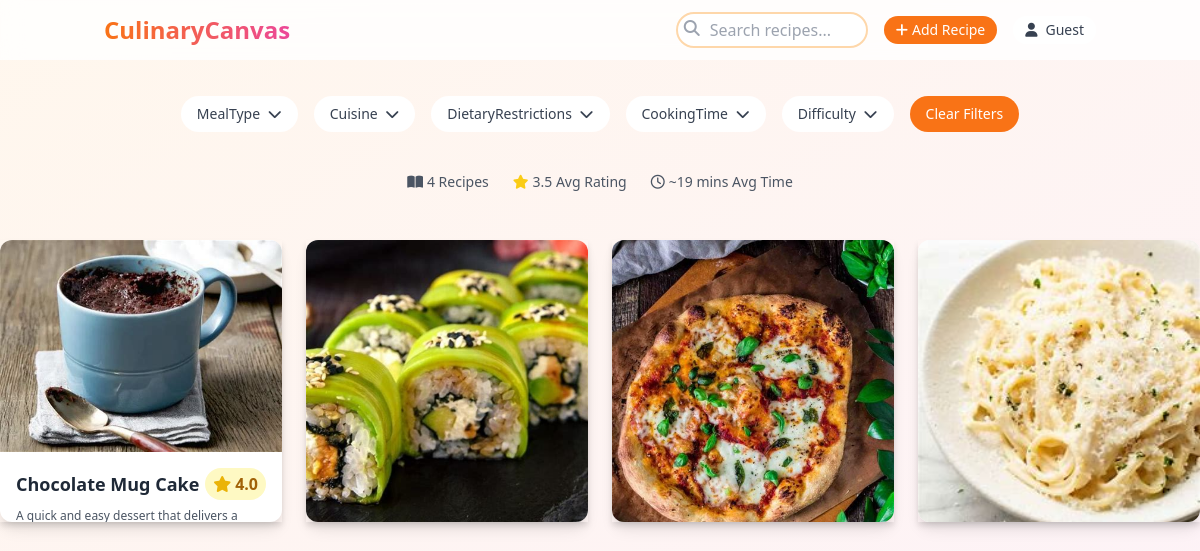
Screenshot of /viewrecipie/ with the database file from the repository.
### Recipie/models.py (models this page shows, shortened)
class Recipe(models.Model):
    title = models.CharField(max_length=200)
    description = models.TextField()
    created_at = models.DateTimeField(auto_now_add=True)
    updated_at = models.DateTimeField(auto_now=True)
    servings = models.PositiveIntegerField(
        validators=[MinValueValidator(1)]
    )
    prep_time = models.PositiveIntegerField(  # in minutes
        validators=[MinValueValidator(1)]
    )
    calories = models.PositiveIntegerField(
        validators=[MinValueValidator(1)]
    )
    rating = models.FloatField(
        validators=[MinValueValidator(0), MaxValueValidator(5)],
        default=0
    )
    image = models.ImageField(upload_to='recipe_images/')
    author = models.ForeignKey(
        User,
        on_delete=models.CASCADE,
        related_name='recipes'
    )
    DIFFICULTY_CHOICES = [
        ('easy', 'Easy'),
        ('medium', 'Medium'),
        ('hard', 'Hard')
    ]
    difficulty = models.CharField(
        max_length=10,
        choices=DIFFICULTY_CHOICES,
        default='medium'
    )
    class Meta:
        ordering = ['-created_at']

### Recipie/views.py (the view)
# urls.py: path('viewrecipie/', views.viewrecipie, name='viewrecipie'),
def viewrecipie(request):
    recipes_queryset = Recipe.objects.select_related('author').prefetch_related(
        'ingredients',
        'instructions',
        'meal_types',
        'cuisines',
        'dietary_restrictions'
    ).all()
    recipes = []
    for recipe in recipes_queryset:
        meal_types = [mt.name for mt in recipe.meal_types.all()]
        cuisines = [c.name for c in recipe.cuisines.all()]
        dietary_restrictions = [dr.name for dr in recipe.dietary_restrictions.all()]
        cook_time_mins = recipe.prep_time
        if cook_time_mins < 15:
            time_category = 'under-15-mins'
        elif cook_time_mins < 30:
            time_category = '15-30-mins'
        elif cook_time_mins < 60:
            time_category = '30-60-mins'
        else:
            time_category = 'over-60-mins'
        ingredients = []
        for ingredient in recipe.ingredients.all().order_by('order'):
            ingredients.append(
                f"{ingredient.quantity} {ingredient.unit} {ingredient.name}"
            )
        recipe_data = {
            'id': recipe.id,
            'title': recipe.title,
            'rating': recipe.rating,
            'description': recipe.description,
            'time': f"{recipe.prep_time} mins",
            'time_category': time_category,
            'servings': recipe.servings,
            'calories': recipe.calories,
            'image': recipe.image.url if recipe.image else None,
            'meal_types': meal_types,
            'cuisines': cuisines,
            'dietary_restrictions': dietary_restrictions,
            'difficulty': recipe.difficulty,
            'ingredients': ingredients,
            'instructions': [
                instruction.description
                for instruction in recipe.instructions.all().order_by('step_number')
            ],
            'user': {
                'id': recipe.author.id,
                'username': recipe.author.username,
                'email': recipe.author.email
            },
            'created_at': recipe.created_at.strftime("%Y-%m-%d %H:%M:%S"),
            'updated_at': recipe.updated_at.strftime("%Y-%m-%d %H:%M:%S")
        }
        recipes.append(recipe_data)
    filter_options = {
        'meal_type': list(MealType.objects.values_list('name', flat=True)),
        'cuisine': list(Cuisine.objects.values_list('name', flat=True)),
        'dietary_restrictions': list(DietaryRestriction.objects.values_list('name', flat=True)),
        'cooking_time': [
            'under-15-mins',
            '15-30-mins',
            '30-60-mins',
            'over-60-mins'
        ],
        'difficulty': [choice[0] for choice in Recipe.DIFFICULTY_CHOICES]
    }
    stats = {
        'total_recipes': Recipe.objects.count(),
        'avg_rating': round(Recipe.objects.aggregate(Avg('rating'))['rating__avg'] or 0, 1),
        'avg_time': round(Recipe.objects.aggregate(Avg('prep_time'))['prep_time__avg'] or 0),
    }
    from django.core.serializers.json import DjangoJSONEncoder
    import json
    recipes_json = json.dumps(recipes, cls=DjangoJSONEncoder)
    context = {
        'recipes': recipes,
        'recipes_json': recipes_json,
        'filter_options': filter_options,  # Changed from 'categories' to 'filter_options'
        'stats': stats
    }
    return render(request, 'viewrecipie.html', context)

### templates/viewrecipie.html (shortened to what this page needs)
<!DOCTYPE html>
<html lang="en">
<head>
    <script src="https://cdn.tailwindcss.com"></script>
    <link href="https://cdnjs.cloudflare.com/ajax/libs/animate.css/4.1.1/animate.min.css" rel="stylesheet">
    <link rel="stylesheet" href="https://cdnjs.cloudflare.com/ajax/libs/font-awesome/6.4.0/css/all.min.css">
</head>
<body class="min-h-screen bg-gradient-to-br from-orange-50 to-pink-50">
    <nav class="fixed top-0 right-0 left-0 z-50 glass-effect">
        <div class="container px-4 py-3 mx-auto">
            <div class="flex justify-between items-center">
                <div class="text-2xl font-bold text-transparent bg-clip-text bg-gradient-to-r from-orange-500 to-pink-500">
                </div>
                <div class="flex items-center space-x-4">
                    <div class="relative">
                        <input type="search"
                               id="searchInput"
                               placeholder="Search recipes..."
                               class="py-1 pr-3 pl-8 w-48 rounded-full border-2 border-orange-200 transition-all focus:border-orange-500 focus:ring-2 focus:ring-orange-200">
                        <i class="absolute top-2 left-2 text-gray-400 fas fa-search"></i>
                    </div>
                    <button onclick="location.href='/add-recipe'" class="px-3 py-1 text-sm text-white bg-orange-500 rounded-full transition-colors hover:bg-orange-600">
                        <i class="mr-1 fas fa-plus"></i>Add Recipe
                    </button>
                    <a href="{% url 'home' %}" class="flex items-center px-3 py-1 text-sm text-gray-700 bg-white rounded-full hover:bg-orange-50">
                        <i class="mr-2 fas fa-user"></i>
                        {% if user.is_authenticated %}
                            {{ user.username }}
                        {% else %}
                            Guest
                        {% endif %}
                    </a>
                </div>
            </div>
        </div>
    </nav>
    <div class="mt-24 mb-6">
        <div class="flex flex-wrap gap-4 justify-center">
            {% for filter_name, options in filter_options.items %}
            <div class="filter-dropdown">
                <button class="px-4 py-2 text-sm text-gray-700 bg-white rounded-full hover:bg-orange-50 focus:outline-none focus:ring-2 focus:ring-orange-500">
                    {{ filter_name|title|cut:"_" }}
                    <i class="ml-1 fas fa-chevron-down"></i>
                </button>
            </div>
            {% endfor %}
            <button id="clearFilters"
                    class="px-4 py-2 text-sm text-white bg-orange-500 rounded-full hover:bg-orange-600 focus:outline-none focus:ring-2 focus:ring-orange-500">
                Clear Filters
            </button>
        </div>
    </div>
    <div class="flex gap-6 justify-center mb-6 text-sm text-gray-600">
        <div class="flex items-center">
            <i class="mr-1 fas fa-book-open"></i>
            <span>{{ stats.total_recipes }} Recipes</span>
        </div>
        <div class="flex items-center">
            <i class="mr-1 text-yellow-400 fas fa-star"></i>
            <span>{{ stats.avg_rating }} Avg Rating</span>
        </div>
        <div class="flex items-center">
            <i class="mr-1 far fa-clock"></i>
            <span>~{{ stats.avg_time }} mins Avg Time</span>
        </div>
    </div>
    <div id="recipeContainer" class="grid grid-cols-1 gap-6 mt-12 sm:grid-cols-2 md:grid-cols-3 lg:grid-cols-4">
        {% for recipe in recipes %}
        <div class="recipe-card" data-id="{{ recipe.id }}" data-categories="{{ recipe.meal_types|join:' '|lower }} {{ recipe.cuisines|join:' '|lower }} {{ recipe.difficulty|lower }} {{ recipe.cooking_time|lower }} {{ recipe.dietary_restrictions|join:' '|lower }}">
            <div class="flex overflow-hidden flex-col h-full bg-white rounded-xl shadow-lg transition duration-300 ease-in-out transform hover:scale-105">
                <img src="{{ recipe.image }}"
                     alt="{{ recipe.title }}"
                     class="object-cover w-full h-80 transition duration-300 ease-in-out transform hover:scale-110">
                <div class="flex flex-col flex-grow p-4">
                    <div class="flex justify-between items-center mb-2">
                        <h3 class="text-lg font-bold text-gray-800 transition duration-300 hover:text-orange-500">{{ recipe.title }}</h3>
                        <div class="flex items-center px-2 py-1 bg-yellow-100 rounded-full">
                            <i class="mr-1 text-yellow-500 fas fa-star"></i>
                            <span class="font-semibold text-yellow-700">{{ recipe.rating }}</span>
                        </div>
                    </div>
                    <p class="flex-grow mb-3 text-xs text-gray-600 transition-all duration-300 line-clamp-2 hover:line-clamp-none">{{ recipe.description }}</p>
                </div>
            </div>
        </div>
        {% endfor %}
    </div>
</body>
</html>

### templates/viewrecipie.html (style rules this page uses)
.recipe-card { transition: all 0.3s ease; box-shadow: 0 4px 6px rgba(0, 0, 0, 0.1); aspect-ratio: 1 / 1; }
.glass-effect { background: rgba(255, 255, 255, 0.8); backdrop-filter: blur(10px); }
.line-clamp-2 { display: -webkit-box; -webkit-line-clamp: 2; -webkit-box-orient: vertical; overflow: hidden; }
.filter-dropdown { position: relative; display: inline-block; }

### rows the page displays
Recipe: title "Chocolate Mug Cake", rating "4.0", description "A quick and easy dessert that delivers…"

### other values shown
{{ filter_name|title|cut:"_" }} "MealType" "Cuisine" "DietaryRestrictions" "CookingTime" "Difficulty"
{{ stats.total_recipes }} "4"
{{ stats.avg_rating }} "3.5"
{{ stats.avg_time }} "19"
